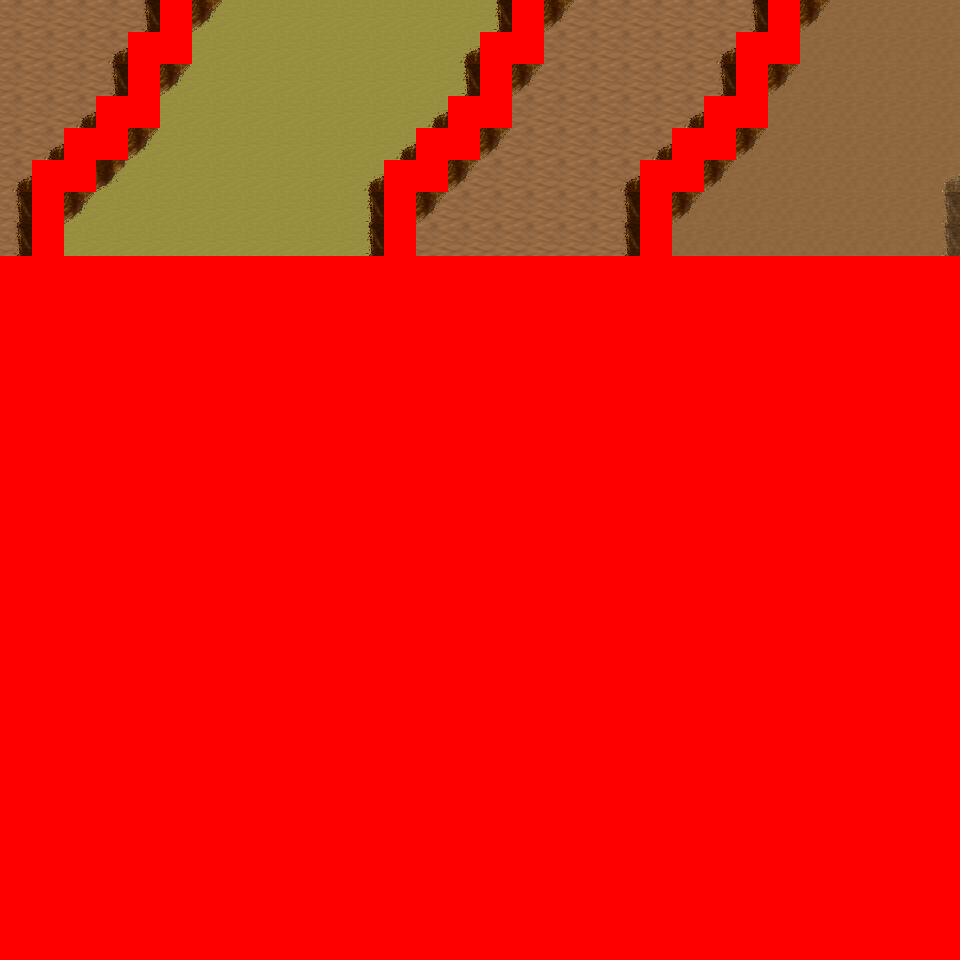

A 2D game scene composited from a Tiled map and its tileset images. What follows is a short description and the map's XML, with each tile layer's data collapsed to a summary:
An orthogonal 30x30 tile map with 32x32 px tiles, 6 tile layers (Ground, Object, Object2, Above, ...), 12 tilesets and 6 objects (6x mapchange).

<map version="1.0" orientation="orthogonal" renderorder="right-down" width="30" height="30" tilewidth="32" tileheight="32" nextobjectid="7">
  <tileset firstgid="1" name="tileset_logic_collision" tilewidth="32" tileheight="32" tilecount="1" columns="1">
    <image source="../drawable/tileset_logic_collision.png" width="32" height="32" />
  </tileset>
  <tileset firstgid="2" name="tileset_ground_ground" tilewidth="32" tileheight="32" tilecount="33" columns="3">
    <image source="../drawable/tileset_ground_ground.png" width="96" height="352" />
  </tileset>
  <tileset firstgid="35" name="tileset_ground_ridge_earth_pale" tilewidth="32" tileheight="32" tilecount="96" columns="12">
    <image source="../drawable/tileset_ground_ridge_earth_pale.png" width="384" height="256" />
  </tileset>
  <tileset firstgid="131" name="tileset_ground_ridge_earth_dark" tilewidth="32" tileheight="32" tilecount="96" columns="12">
    <image source="../drawable/tileset_ground_ridge_earth_dark.png" width="384" height="256" />
  </tileset>
  <tileset firstgid="227" name="tileset_terrain_desert" tilewidth="32" tileheight="32" tilecount="88" columns="8">
    <image source="../drawable/tileset_terrain_desert.png" width="256" height="352" />
  </tileset>
  <tileset firstgid="315" name="tileset_ground_sand_2" tilewidth="32" tileheight="32" tilecount="15" columns="5">
    <image source="../drawable/tileset_ground_sand_2.png" width="160" height="96" />
  </tileset>
  <tileset firstgid="330" name="tileset_plant_tree_evergreen" tilewidth="32" tileheight="32" tilecount="36" columns="3">
    <image source="../drawable/tileset_plant_tree_evergreen.png" width="96" height="384" />
  </tileset>
  <tileset firstgid="366" name="tileset_plant_cactus_2" tilewidth="32" tileheight="32" tilecount="10" columns="5">
    <image source="../drawable/tileset_plant_cactus_2.png" width="160" height="64" />
  </tileset>
  <tileset firstgid="376" name="tileset_plant_cactus" tilewidth="32" tileheight="32" tilecount="2" columns="1">
    <image source="../drawable/tileset_plant_cactus.png" width="32" height="64" />
  </tileset>
  <tileset firstgid="378" name="tileset_plant_bush_various_small" tilewidth="32" tileheight="32" tilecount="9" columns="3">
    <image source="../drawable/tileset_plant_bush_various_small.png" width="96" height="96" />
  </tileset>
  <tileset firstgid="387" name="tileset_plant_tree_tree_green" tilewidth="32" tileheight="32" tilecount="88" columns="8">
    <image source="../drawable/tileset_plant_tree_tree_green.png" width="256" height="352" />
  </tileset>
  <tileset firstgid="475" name="tileset_building_fence_fence_chunky" tilewidth="32" tileheight="32" tilecount="21" columns="3">
    <image source="../drawable/tileset_building_fence_fence_chunky.png" width="96" height="224" />
  </tileset>
  <layer name="Ground" width="30" height="30">
    <data>[900 cells, 240 non-empty, 3 distinct tile ids]</data>
  </layer>
  <layer name="Object" width="30" height="30">
    <data>[900 cells, 78 non-empty, 10 distinct tile ids]</data>
  </layer>
  <layer name="Object2" width="30" height="30">
    <data>[900 cells, 0 non-empty, 0 distinct tile ids]</data>
  </layer>
  <layer name="Above" width="30" height="30">
    <data>[900 cells, 0 non-empty, 0 distinct tile ids]</data>
  </layer>
  <layer name="Above2" width="30" height="30">
    <data>[900 cells, 0 non-empty, 0 distinct tile ids]</data>
  </layer>
  <layer name="Walkable" width="30" height="30">
    <data>[900 cells, 696 non-empty, 1 distinct tile ids]</data>
  </layer>
  <objectgroup name="MapEvents">
    <object id="1" name="north" type="mapchange" x="0" y="0" width="160" height="32">
      <properties>
        <property name="map" value="0_ados_mountain_n2_w2_x1_y3" />
        <property name="place" value="south" />
      </properties>
    </object>
    <object id="2" name="north2" type="mapchange" x="192" y="0" width="320" height="32">
      <properties>
        <property name="map" value="0_ados_mountain_n2_w2_x1_y3" />
        <property name="place" value="south2" />
      </properties>
    </object>
    <object id="3" name="north3" type="mapchange" x="544" y="0" width="224" height="32">
      <properties>
        <property name="map" value="0_ados_mountain_n2_w2_x1_y3" />
        <property name="place" value="south3" />
      </properties>
    </object>
    <object id="4" name="north4" type="mapchange" x="800" y="0" width="160" height="32">
      <properties>
        <property name="map" value="0_ados_mountain_n2_w2_x1_y3" />
        <property name="place" value="south4" />
      </properties>
    </object>
    <object id="5" name="west" type="mapchange" x="0" y="0" width="32" height="256">
      <properties>
        <property name="map" value="0_ados_mountain_n2_w2_x0_y4" />
        <property name="place" value="east" />
      </properties>
    </object>
    <object id="6" name="east" type="mapchange" x="928" y="0" width="32" height="256">
      <properties>
        <property name="map" value="0_ados_mountain_n2_w2_x2_y4" />
        <property name="place" value="west" />
      </properties>
    </object>
  </objectgroup>
</map>
